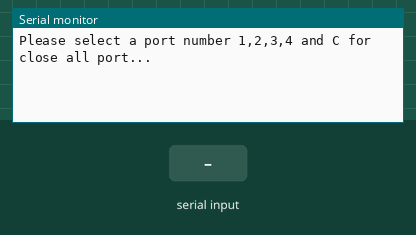
This sketch was run on a simulated Arduino Uno, built with avr-gcc and run on an emulated ATmega328P. On the bench: the last lines printed to the serial monitor. The inputs (shaded band) are chosen by the test bench.

Above: at 1.3 s.
1.4 s: "1\n" received over Serial
At 2.1 s:
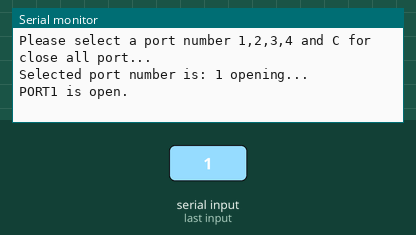
2.9 s: "C\n" received over Serial
At 3.3 s:
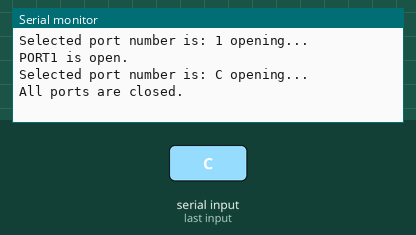

Measured:
- after the input at 1.4 s, the serial monitor: prints a new line at once (image 1)
- after the input at 2.9 s, the serial monitor: prints a new line at once (image 2)

The sketch:

Switching.ino
```cpp
// Truht Table for switching

// C4 C3 C2 C1 Result
// 1  1  1  0  J1
// 1  1  0  1  J2
// 1  0  1  1  J3
// 0  1  1  1  J4

// GND         Gray
// +5Vdc       Orange
int C1 = 4; // Purple
int C2 = 5; // Blue
int C3 = 6; // Green
int C4 = 7; // Yellow

String port_number;
void setup() {
  Serial.begin(9600);
  pinMode(C1, OUTPUT);
  pinMode(C2, OUTPUT);
  pinMode(C3, OUTPUT);
  pinMode(C4, OUTPUT);
  digitalWrite(C1, LOW);
  digitalWrite(C2, LOW);
  digitalWrite(C3, LOW);
  digitalWrite(C4, LOW);
  delay(100);
  Serial.println("Please select a port number 1,2,3,4 and C for close all port...");
}

void loop() {
  if (Serial.available()) {
    port_number = Serial.readStringUntil('\n');
    Serial.print("Selected port number is: ");
    Serial.print(port_number);
    Serial.println(" opening...");

    if (port_number.equals("1")){

      digitalWrite(C1, LOW);
      digitalWrite(C2, HIGH);
      digitalWrite(C3, HIGH);
      digitalWrite(C4, HIGH);
      Serial.println("PORT1 is open.");
    }
    else if (port_number.equals("2")){
      digitalWrite(C1, HIGH);
      digitalWrite(C2, LOW);
      digitalWrite(C3, HIGH);
      digitalWrite(C4, HIGH);
      Serial.println("PORT2 is open.");
    }
    else if (port_number.equals("3")) {
      digitalWrite(C1, HIGH);
      digitalWrite(C2, HIGH);
      digitalWrite(C3, LOW);
      digitalWrite(C4, HIGH);
      Serial.println("PORT3 is open.");
    }
    else if (port_number.equals("4")) {
      digitalWrite(C1, HIGH);
      digitalWrite(C2, HIGH);
      digitalWrite(C3, HIGH);
      digitalWrite(C4, LOW);
      Serial.println("PORT4 is open.");
    }
    else if (port_number.equals("C")) {
      digitalWrite(C1, LOW);
      digitalWrite(C2, LOW);
      digitalWrite(C3, LOW);
      digitalWrite(C4, LOW);
      Serial.println("All ports are closed.");
    }
    else {
      Serial.println("Invalid syntax! Use 1,2,3,4 and C for close all port...");
    }
  }
}
```
